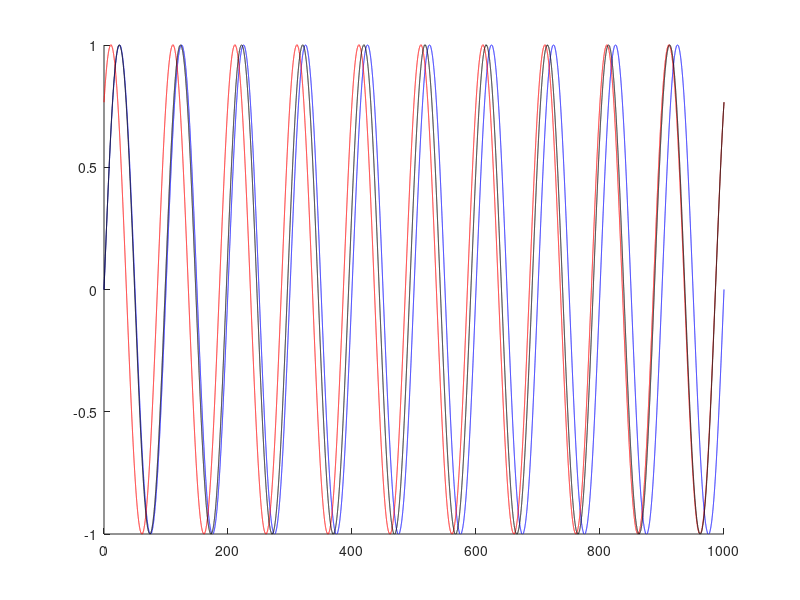

The MATLAB script that drew this image:





x = 0:0.01:1000;

PP1 = ones(size(x))*0;
PP2 = ones(size(x))*50;
PP3 = (PP2(end)-PP1(1))*x/(x(end)-x(1)) + PP1(1);

% plot(x, PP3)

Freq = 0.01;

y1 = sin(2*pi*Freq*x + PP1/180*pi);
y2 = sin(2*pi*Freq*x + PP2/180*pi);
y3 = sin(2*pi*Freq*x + PP3/180*pi);

figure
hold on
plot(x, y1, '-b')
plot(x, y2, '-r')
plot(x, y3, '-k')
